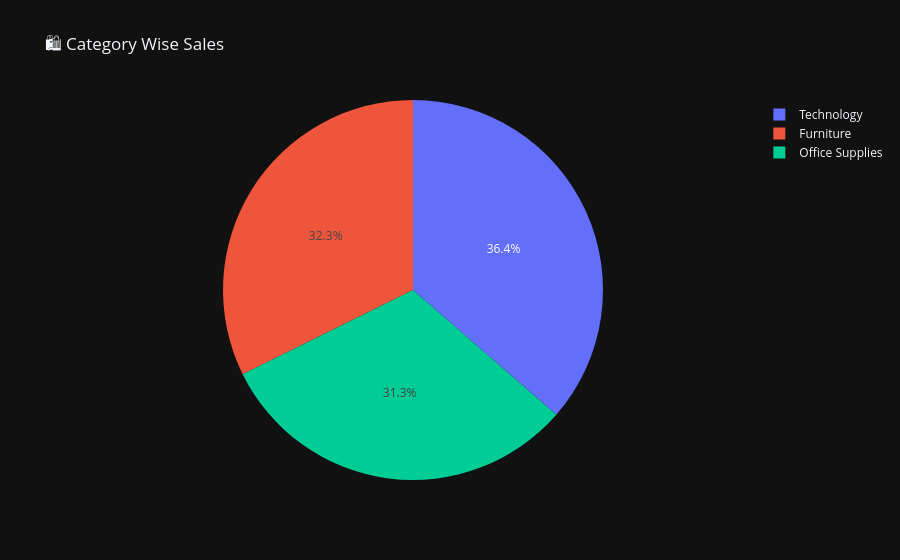

The notebook cell this image was saved under:
### Code cell
category_sales = df.groupby(
    'Category'
)['Sales'].sum().reset_index()

fig = px.pie(

    category_sales,

    names='Category',

    values='Sales',

    title='🛍️ Category Wise Sales',

    template='plotly_dark'
)

fig.show()

### Figure 1 — Plotly figure (JSON) as saved in the notebook; plotly's stock layout.template omitted (floating-point values rounded to 4 significant figures)
{"data": [{"domain": {"x": [0, 1], "y": [0, 1]}, "hovertemplate": "Category=%{label}<br>Sales=%{value}<extra></extra>", "labels": ["Furniture", "Office Supplies", "Technology"], "legendgroup": "", "name": "", "showlegend": true, "type": "pie", "values": [742000.0, 719000.0, 836200.0]}], "layout": {"legend": {"tracegroupgap": 0}, "title": {"text": "🛍️ Category Wise Sales"}}}
